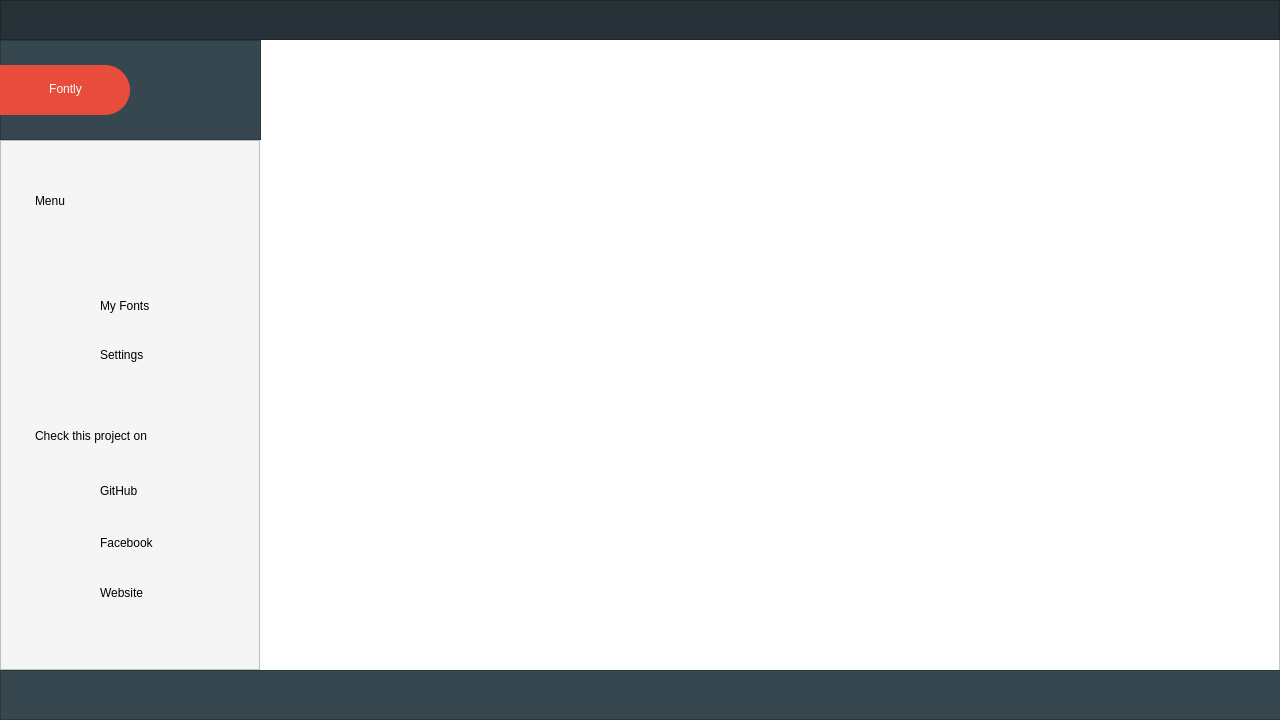
<?xml version="1.0" encoding="UTF-8"?>
<ui version="4.0">
 <class>fontly</class>
 <widget class="QWidget" name="fontly">
  <property name="geometry">
   <rect>
    <x>0</x>
    <y>0</y>
    <width>1280</width>
    <height>720</height>
   </rect>
  </property>
  <property name="windowTitle">
   <string>fontly</string>
  </property>
  <property name="styleSheet">
   <string notr="true">/* FONT *
/* app name */
QLabel#fontlyLabel{
	font: 75 18pt &quot;Roboto&quot;;
}
/* text inputs */
QLineEdit#fontApply, QLineEdit#search {
	font: 57 14pt &quot;Roboto&quot;;
}
/* sections */
QLabel#menuLabel , QLabel#socialLabel {
	font: 57 14pt &quot;Roboto Medium&quot;;
}
/* subsections */
QLabel#fontPickerLabel, QLabel#myFontsLabel, QLabel#settingsLabel, QFrame#githubLabel, QLabel#facebookLabel, QLabel#websiteLabel  {
	font: 75 13pt &quot;Roboto Medium&quot;;
}


/* ICONS */
QPushButton#close {
	image: url(:/assets/icons/closeINNACTIVE.png);
}
QPushButton#maximize {
	image: url(:/assets/icons/maximizeINNACTIVE.png);
}
QPushButton#minimize {
	image: url(:/assets/icons/minimizeINNACTIVE.png);
}
QPushButton#textColor {
	image: url(:/assets/icons/textColor.png);
}
QPushButton#textBackgroundColor {
	image: url(:/assets/icons/textBackgroundColor.png);
}
QPushButton#resetSettings {
	image: url(:/assets/icons/resetSettings.png);
}
QFrame#fontPickerIcon {
	image: url(:/assets/icons/fontpicker.png);
}
QFrame#myFontsIcon {
	image: url(:/assets/icons/myfonts.png);
}
QFrame#settingsIcon {
	image: url(:/assets/icons/settings.png);
}
QFrame#socialGithubIcon {
	image: url(:/assets/icons/socialGITHUB.png);
}
QFrame#socialFacebookIcon {
	image: url(:/assets/icons/socialFB.png);
}
QFrame#socialWebsiteIcon {
	image: url(:/assets/icons/socialWWW.png);
}
QFrame#welcomeWindowBackground {
	image: url(:/assets/icons/welcomeWindow.png);
}
QFrame#searchIconBackground {
	image: url(:/assets/icons/search.png);
}
/* BACKGROUND  COLOR */

/* transparency */
QFrame, QPushButton{
	background-color: rgba(0,0,0,0);
}
/* main color: darker */
QFrame#actionButtonsArea {
	background-color: rgb(38, 50, 56);
}
/* main color: lighter */
QFrame#toolsArea, QFrame#bottomBorder {
	background-color: rgb(55, 71, 79);
}
/* white */
QTextEdit, QLineEdit, QListWidget#textScroll, QFrame#appBackgroundPanel{
	background-color: rgb(255,255,255);
}
/* white but darkerr */
QFrame#leftPanelArea {
	background-color: rgb(245, 245, 245);
}
/* accent elements */
QFrame#searchIconBackground, QFrame#appNameBackground{
	background-color: #e74c3c;
}

/* TEXT COLOR */

/* white */
QLabel#fontlyLabel {
  color:  #fff;
}
/* white but darker */
QLabel#fontPickerLabel {
	color: rgb(245,245,245);
}
/* black 50% opacity */
QLabel#menuLabel , QLabel#socialLabel {
  color: rgba(0,0,0,.5);
}
/* black 35% opacity */
QLabel#myFontsLabel, QLabel#settingsLabel, QFrame#githubLabel, QLabel#facebookLabel, QLabel#websiteLabel , QLabel#fontPickerLabel{
  color: rgba(0,0,0,.35);
}
/* BORDER COLOR */

/* transparent */
QListView, QPushButton {
	border: 1px solid rgba(0,0,0,0);
}
/* BORDER RADIUS */

/* both sides */
QLineEdit#fontApply {
    border-radius: 20%;
}
/* right side */
QFrame#searchIconBackground {
	border-top-right-radius: 20%;
	border-bottom-right-radius: 20%;
}
QFrame#appNameBackground {
	border-top-right-radius: 25%;
	border-bottom-right-radius: 25%;
}
/* left side */
QLineEdit#search {
	border-color:rgba(0,0,0,0);
	border-top-left-radius: 20%;
	border-bottom-left-radius: 20%;
}

/* SLIDER */
QSlider::groove:horizontal {
	border-radius: 4px;
    height: 8px;
    background-color: #263238;
}

QSlider::handle:horizontal {
    background-color: #e74c3c;
    border: 1px solid #e74c3c;
    width: 15px;
	margin: -4px 0;
    border-radius: 4px;
}

/* ON HOVER */
QPushButton#fontPickerButton:hover, QPushButton#myFontsButton:hover, QPushButton#settingsButton:hover, QPushButton#githubButton:hover, QPushButton#facebookButton:hover, QPushButton#websiteButton:hover{
	border-left: 8px solid rgb(38, 50, 56);
}
QPushButton#fontPickerButton:pressed, QPushButton#myFontsButton:pressed, QPushButton#settingsButton:pressed,QPushButton#githubButton:pressed, QPushButton#facebookButton:pressed, QPushButton#websiteButton:pressed {
  border-left: 2px solid rgb(38, 50, 56);
}
QPushButton#close:hover {
	image: url(:/assets/icons/close.png);
}

QPushButton#maximize:hover {
	image: url(:/assets/icons/maximize.png);
}

QPushButton#minimize:hover {
	image: url(:/assets/icons/minimize.png);
}

QPushButton#close:pressed {
	image: url(:/assets/icons/closeINNACTIVE.png);
}

QPushButton#maximize:pressed {
	image: url(:/assets/icons/maximizeINNACTIVE.png);
}

QPushButton#minimize:pressed {
	image: url(:/assets/icons/minimizeINNACTIVE.png);
}</string>
  </property>
  <widget class="QFrame" name="leftPanelArea">
   <property name="geometry">
    <rect>
     <x>0</x>
     <y>140</y>
     <width>260</width>
     <height>530</height>
    </rect>
   </property>
   <property name="frameShape">
    <enum>QFrame::StyledPanel</enum>
   </property>
   <property name="frameShadow">
    <enum>QFrame::Raised</enum>
   </property>
   <widget class="QLabel" name="menuLabel">
    <property name="geometry">
     <rect>
      <x>35</x>
      <y>50</y>
      <width>221</width>
      <height>21</height>
     </rect>
    </property>
    <property name="styleSheet">
     <string notr="true"/>
    </property>
    <property name="text">
     <string>Menu</string>
    </property>
   </widget>
   <widget class="QFrame" name="fontPickerIcon">
    <property name="geometry">
     <rect>
      <x>50</x>
      <y>103</y>
      <width>25</width>
      <height>25</height>
     </rect>
    </property>
   </widget>
   <widget class="QLabel" name="fontPickerLabel">
    <property name="geometry">
     <rect>
      <x>100</x>
      <y>105</y>
      <width>121</width>
      <height>21</height>
     </rect>
    </property>
    <property name="styleSheet">
     <string notr="true"/>
    </property>
    <property name="text">
     <string>Font Picker</string>
    </property>
   </widget>
   <widget class="QLabel" name="myFontsLabel">
    <property name="geometry">
     <rect>
      <x>100</x>
      <y>155</y>
      <width>121</width>
      <height>21</height>
     </rect>
    </property>
    <property name="styleSheet">
     <string notr="true"/>
    </property>
    <property name="text">
     <string>My Fonts</string>
    </property>
   </widget>
   <widget class="QFrame" name="myFontsIcon">
    <property name="geometry">
     <rect>
      <x>50</x>
      <y>153</y>
      <width>25</width>
      <height>25</height>
     </rect>
    </property>
    <property name="frameShape">
     <enum>QFrame::StyledPanel</enum>
    </property>
    <property name="frameShadow">
     <enum>QFrame::Raised</enum>
    </property>
   </widget>
   <widget class="QLabel" name="settingsLabel">
    <property name="geometry">
     <rect>
      <x>100</x>
      <y>194</y>
      <width>121</width>
      <height>41</height>
     </rect>
    </property>
    <property name="styleSheet">
     <string notr="true"/>
    </property>
    <property name="text">
     <string>Settings</string>
    </property>
   </widget>
   <widget class="QFrame" name="settingsIcon">
    <property name="geometry">
     <rect>
      <x>50</x>
      <y>203</y>
      <width>25</width>
      <height>25</height>
     </rect>
    </property>
    <property name="frameShape">
     <enum>QFrame::StyledPanel</enum>
    </property>
    <property name="frameShadow">
     <enum>QFrame::Raised</enum>
    </property>
   </widget>
   <widget class="QLabel" name="socialLabel">
    <property name="geometry">
     <rect>
      <x>35</x>
      <y>285</y>
      <width>221</width>
      <height>21</height>
     </rect>
    </property>
    <property name="styleSheet">
     <string notr="true"/>
    </property>
    <property name="text">
     <string>Check this project on</string>
    </property>
   </widget>
   <widget class="QLabel" name="githubLabel">
    <property name="geometry">
     <rect>
      <x>100</x>
      <y>340</y>
      <width>121</width>
      <height>21</height>
     </rect>
    </property>
    <property name="styleSheet">
     <string notr="true"/>
    </property>
    <property name="text">
     <string>GitHub</string>
    </property>
   </widget>
   <widget class="QLabel" name="facebookLabel">
    <property name="geometry">
     <rect>
      <x>100</x>
      <y>392</y>
      <width>121</width>
      <height>21</height>
     </rect>
    </property>
    <property name="styleSheet">
     <string notr="true"/>
    </property>
    <property name="text">
     <string>Facebook</string>
    </property>
   </widget>
   <widget class="QFrame" name="socialWebsiteIcon">
    <property name="geometry">
     <rect>
      <x>50</x>
      <y>440</y>
      <width>25</width>
      <height>25</height>
     </rect>
    </property>
    <property name="frameShape">
     <enum>QFrame::StyledPanel</enum>
    </property>
    <property name="frameShadow">
     <enum>QFrame::Raised</enum>
    </property>
   </widget>
   <widget class="QFrame" name="socialGithubIcon">
    <property name="geometry">
     <rect>
      <x>45</x>
      <y>334</y>
      <width>41</width>
      <height>30</height>
     </rect>
    </property>
    <property name="frameShape">
     <enum>QFrame::StyledPanel</enum>
    </property>
    <property name="frameShadow">
     <enum>QFrame::Raised</enum>
    </property>
   </widget>
   <widget class="QLabel" name="websiteLabel">
    <property name="geometry">
     <rect>
      <x>100</x>
      <y>442</y>
      <width>121</width>
      <height>21</height>
     </rect>
    </property>
    <property name="styleSheet">
     <string notr="true"/>
    </property>
    <property name="text">
     <string>Website</string>
    </property>
   </widget>
   <widget class="QFrame" name="socialFacebookIcon">
    <property name="geometry">
     <rect>
      <x>50</x>
      <y>390</y>
      <width>25</width>
      <height>25</height>
     </rect>
    </property>
    <property name="frameShape">
     <enum>QFrame::StyledPanel</enum>
    </property>
    <property name="frameShadow">
     <enum>QFrame::Raised</enum>
    </property>
   </widget>
   <widget class="QPushButton" name="fontPickerButton">
    <property name="geometry">
     <rect>
      <x>0</x>
      <y>90</y>
      <width>260</width>
      <height>50</height>
     </rect>
    </property>
    <property name="styleSheet">
     <string notr="true"/>
    </property>
    <property name="text">
     <string/>
    </property>
   </widget>
   <widget class="QPushButton" name="myFontsButton">
    <property name="geometry">
     <rect>
      <x>0</x>
      <y>140</y>
      <width>260</width>
      <height>50</height>
     </rect>
    </property>
    <property name="styleSheet">
     <string notr="true">background-color: rgba(255, 255, 255, 0);</string>
    </property>
    <property name="text">
     <string/>
    </property>
   </widget>
   <widget class="QPushButton" name="settingsButton">
    <property name="geometry">
     <rect>
      <x>0</x>
      <y>190</y>
      <width>260</width>
      <height>50</height>
     </rect>
    </property>
    <property name="styleSheet">
     <string notr="true">background-color: rgba(255, 255, 255, 0);</string>
    </property>
    <property name="text">
     <string/>
    </property>
   </widget>
   <widget class="QPushButton" name="facebookButton">
    <property name="geometry">
     <rect>
      <x>0</x>
      <y>380</y>
      <width>260</width>
      <height>50</height>
     </rect>
    </property>
    <property name="styleSheet">
     <string notr="true">background-color: rgba(255, 255, 255, 0);</string>
    </property>
    <property name="text">
     <string/>
    </property>
   </widget>
   <widget class="QPushButton" name="githubButton">
    <property name="geometry">
     <rect>
      <x>0</x>
      <y>330</y>
      <width>260</width>
      <height>50</height>
     </rect>
    </property>
    <property name="styleSheet">
     <string notr="true">background-color: rgba(255, 255, 255, 0);</string>
    </property>
    <property name="text">
     <string/>
    </property>
   </widget>
   <widget class="QPushButton" name="websiteButton">
    <property name="geometry">
     <rect>
      <x>0</x>
      <y>430</y>
      <width>260</width>
      <height>50</height>
     </rect>
    </property>
    <property name="styleSheet">
     <string notr="true">background-color: rgba(255, 255, 255, 0);</string>
    </property>
    <property name="text">
     <string/>
    </property>
   </widget>
   <widget class="QFrame" name="fontPickerIsActive">
    <property name="geometry">
     <rect>
      <x>0</x>
      <y>90</y>
      <width>260</width>
      <height>50</height>
     </rect>
    </property>
    <property name="frameShape">
     <enum>QFrame::StyledPanel</enum>
    </property>
    <property name="frameShadow">
     <enum>QFrame::Raised</enum>
    </property>
   </widget>
   <widget class="QFrame" name="myFontsIsActive">
    <property name="geometry">
     <rect>
      <x>0</x>
      <y>140</y>
      <width>260</width>
      <height>50</height>
     </rect>
    </property>
    <property name="frameShape">
     <enum>QFrame::StyledPanel</enum>
    </property>
    <property name="frameShadow">
     <enum>QFrame::Raised</enum>
    </property>
   </widget>
   <widget class="QFrame" name="settingsIsActive">
    <property name="geometry">
     <rect>
      <x>0</x>
      <y>190</y>
      <width>260</width>
      <height>50</height>
     </rect>
    </property>
    <property name="frameShape">
     <enum>QFrame::StyledPanel</enum>
    </property>
    <property name="frameShadow">
     <enum>QFrame::Raised</enum>
    </property>
   </widget>
   <zorder>myFontsIsActive</zorder>
   <zorder>settingsIsActive</zorder>
   <zorder>fontPickerIsActive</zorder>
   <zorder>menuLabel</zorder>
   <zorder>fontPickerIcon</zorder>
   <zorder>fontPickerLabel</zorder>
   <zorder>myFontsLabel</zorder>
   <zorder>myFontsIcon</zorder>
   <zorder>settingsLabel</zorder>
   <zorder>settingsIcon</zorder>
   <zorder>socialLabel</zorder>
   <zorder>githubLabel</zorder>
   <zorder>facebookLabel</zorder>
   <zorder>socialWebsiteIcon</zorder>
   <zorder>socialGithubIcon</zorder>
   <zorder>websiteLabel</zorder>
   <zorder>socialFacebookIcon</zorder>
   <zorder>fontPickerButton</zorder>
   <zorder>myFontsButton</zorder>
   <zorder>settingsButton</zorder>
   <zorder>facebookButton</zorder>
   <zorder>githubButton</zorder>
   <zorder>websiteButton</zorder>
  </widget>
  <widget class="QFrame" name="bottomBorder">
   <property name="geometry">
    <rect>
     <x>0</x>
     <y>670</y>
     <width>1281</width>
     <height>50</height>
    </rect>
   </property>
   <property name="styleSheet">
    <string notr="true">background-color: rgb(55, 71, 79);</string>
   </property>
   <property name="frameShape">
    <enum>QFrame::StyledPanel</enum>
   </property>
   <property name="frameShadow">
    <enum>QFrame::Raised</enum>
   </property>
  </widget>
  <widget class="QFrame" name="actionButtonsArea">
   <property name="geometry">
    <rect>
     <x>0</x>
     <y>0</y>
     <width>1280</width>
     <height>40</height>
    </rect>
   </property>
   <property name="frameShape">
    <enum>QFrame::StyledPanel</enum>
   </property>
   <property name="frameShadow">
    <enum>QFrame::Raised</enum>
   </property>
   <widget class="QPushButton" name="close">
    <property name="geometry">
     <rect>
      <x>1240</x>
      <y>10</y>
      <width>21</width>
      <height>21</height>
     </rect>
    </property>
    <property name="styleSheet">
     <string notr="true"/>
    </property>
    <property name="text">
     <string/>
    </property>
   </widget>
   <widget class="QPushButton" name="maximize">
    <property name="geometry">
     <rect>
      <x>1210</x>
      <y>10</y>
      <width>21</width>
      <height>21</height>
     </rect>
    </property>
    <property name="styleSheet">
     <string notr="true"/>
    </property>
    <property name="text">
     <string/>
    </property>
   </widget>
   <widget class="QPushButton" name="minimize">
    <property name="geometry">
     <rect>
      <x>1180</x>
      <y>10</y>
      <width>21</width>
      <height>21</height>
     </rect>
    </property>
    <property name="styleSheet">
     <string notr="true"/>
    </property>
    <property name="text">
     <string/>
    </property>
   </widget>
  </widget>
  <widget class="QFrame" name="toolsArea">
   <property name="geometry">
    <rect>
     <x>0</x>
     <y>40</y>
     <width>261</width>
     <height>100</height>
    </rect>
   </property>
   <property name="frameShape">
    <enum>QFrame::StyledPanel</enum>
   </property>
   <property name="frameShadow">
    <enum>QFrame::Raised</enum>
   </property>
   <widget class="QFrame" name="appNameBackground">
    <property name="geometry">
     <rect>
      <x>0</x>
      <y>25</y>
      <width>130</width>
      <height>50</height>
     </rect>
    </property>
    <property name="frameShape">
     <enum>QFrame::StyledPanel</enum>
    </property>
    <property name="frameShadow">
     <enum>QFrame::Raised</enum>
    </property>
    <widget class="QLabel" name="fontlyLabel">
     <property name="geometry">
      <rect>
       <x>0</x>
       <y>4</y>
       <width>131</width>
       <height>41</height>
      </rect>
     </property>
     <property name="text">
      <string>&lt;html&gt;&lt;head/&gt;&lt;body&gt;&lt;p align=&quot;center&quot;&gt;Fontly&lt;/p&gt;&lt;/body&gt;&lt;/html&gt;</string>
     </property>
    </widget>
   </widget>
  </widget>
  <widget class="QFrame" name="appBackgroundPanel">
   <property name="geometry">
    <rect>
     <x>0</x>
     <y>0</y>
     <width>1280</width>
     <height>720</height>
    </rect>
   </property>
   <property name="minimumSize">
    <size>
     <width>640</width>
     <height>320</height>
    </size>
   </property>
   <property name="maximumSize">
    <size>
     <width>1280</width>
     <height>720</height>
    </size>
   </property>
   <property name="styleSheet">
    <string notr="true"/>
   </property>
   <property name="frameShape">
    <enum>QFrame::StyledPanel</enum>
   </property>
   <property name="frameShadow">
    <enum>QFrame::Raised</enum>
   </property>
   <widget class="QStackedWidget" name="currentWindow">
    <property name="geometry">
     <rect>
      <x>260</x>
      <y>40</y>
      <width>1020</width>
      <height>630</height>
     </rect>
    </property>
    <property name="currentIndex">
     <number>0</number>
    </property>
    <widget class="QWidget" name="welcomeWindow"/>
   </widget>
  </widget>
  <zorder>appBackgroundPanel</zorder>
  <zorder>leftPanelArea</zorder>
  <zorder>bottomBorder</zorder>
  <zorder>actionButtonsArea</zorder>
  <zorder>toolsArea</zorder>
 </widget>
 <layoutdefault spacing="6" margin="11"/>
 <resources/>
 <connections/>
</ui>
